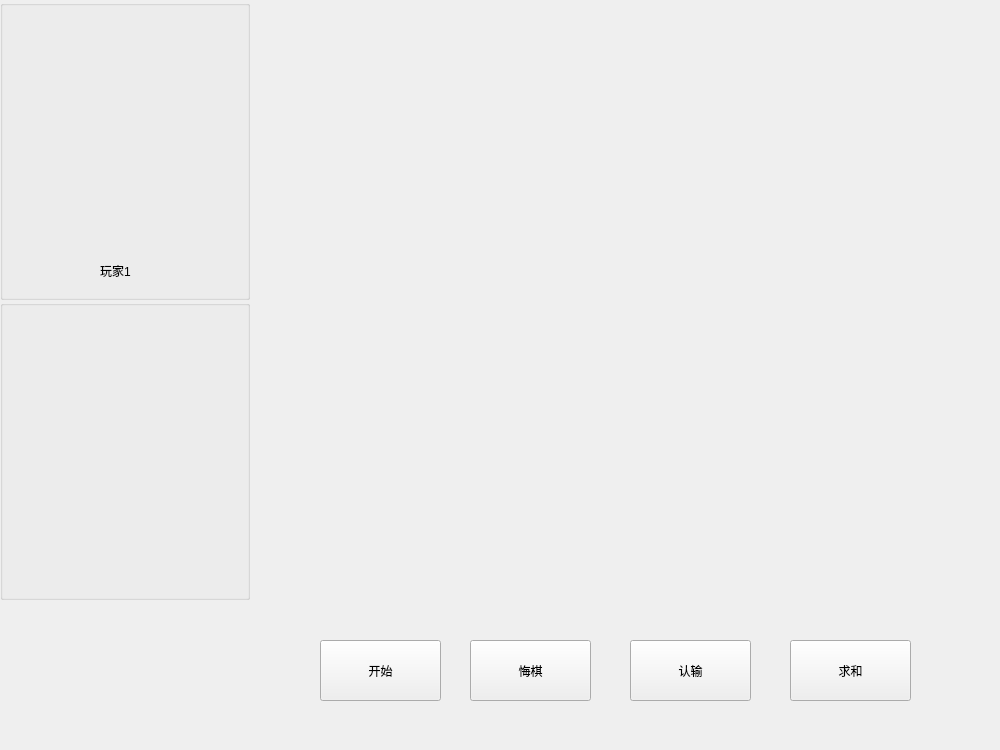
<?xml version="1.0" encoding="UTF-8"?>
<ui version="4.0">
 <class>Widget</class>
 <widget class="QWidget" name="Widget">
  <property name="geometry">
   <rect>
    <x>0</x>
    <y>0</y>
    <width>1000</width>
    <height>750</height>
   </rect>
  </property>
  <property name="windowTitle">
   <string>Widget</string>
  </property>
  <widget class="QPushButton" name="pushButton">
   <property name="geometry">
    <rect>
     <x>320</x>
     <y>640</y>
     <width>121</width>
     <height>61</height>
    </rect>
   </property>
   <property name="text">
    <string>开始</string>
   </property>
  </widget>
  <widget class="QPushButton" name="pushButton_2">
   <property name="geometry">
    <rect>
     <x>470</x>
     <y>640</y>
     <width>121</width>
     <height>61</height>
    </rect>
   </property>
   <property name="text">
    <string>悔棋</string>
   </property>
  </widget>
  <widget class="QPushButton" name="pushButton_3">
   <property name="geometry">
    <rect>
     <x>630</x>
     <y>640</y>
     <width>121</width>
     <height>61</height>
    </rect>
   </property>
   <property name="text">
    <string>认输</string>
   </property>
  </widget>
  <widget class="QPushButton" name="pushButton_4">
   <property name="geometry">
    <rect>
     <x>790</x>
     <y>640</y>
     <width>121</width>
     <height>61</height>
    </rect>
   </property>
   <property name="text">
    <string>求和</string>
   </property>
  </widget>
  <widget class="QGroupBox" name="groupBox">
   <property name="geometry">
    <rect>
     <x>0</x>
     <y>0</y>
     <width>250</width>
     <height>300</height>
    </rect>
   </property>
   <property name="title">
    <string/>
   </property>
   <widget class="QLabel" name="label">
    <property name="geometry">
     <rect>
      <x>25</x>
      <y>10</y>
      <width>200</width>
      <height>240</height>
     </rect>
    </property>
    <property name="text">
     <string/>
    </property>
   </widget>
   <widget class="QLabel" name="label_2">
    <property name="geometry">
     <rect>
      <x>30</x>
      <y>260</y>
      <width>171</width>
      <height>21</height>
     </rect>
    </property>
    <property name="text">
     <string>玩家1</string>
    </property>
    <property name="alignment">
     <set>Qt::AlignCenter</set>
    </property>
   </widget>
  </widget>
  <widget class="QGroupBox" name="groupBox_2">
   <property name="geometry">
    <rect>
     <x>0</x>
     <y>300</y>
     <width>250</width>
     <height>300</height>
    </rect>
   </property>
   <property name="title">
    <string/>
   </property>
   <widget class="QLabel" name="label_3">
    <property name="geometry">
     <rect>
      <x>25</x>
      <y>10</y>
      <width>200</width>
      <height>240</height>
     </rect>
    </property>
    <property name="text">
     <string/>
    </property>
   </widget>
   <widget class="QLabel" name="label_4">
    <property name="geometry">
     <rect>
      <x>30</x>
      <y>260</y>
      <width>171</width>
      <height>21</height>
     </rect>
    </property>
    <property name="text">
     <string/>
    </property>
    <property name="alignment">
     <set>Qt::AlignCenter</set>
    </property>
   </widget>
  </widget>
 </widget>
 <layoutdefault spacing="6" margin="11"/>
 <resources/>
 <connections/>
</ui>
